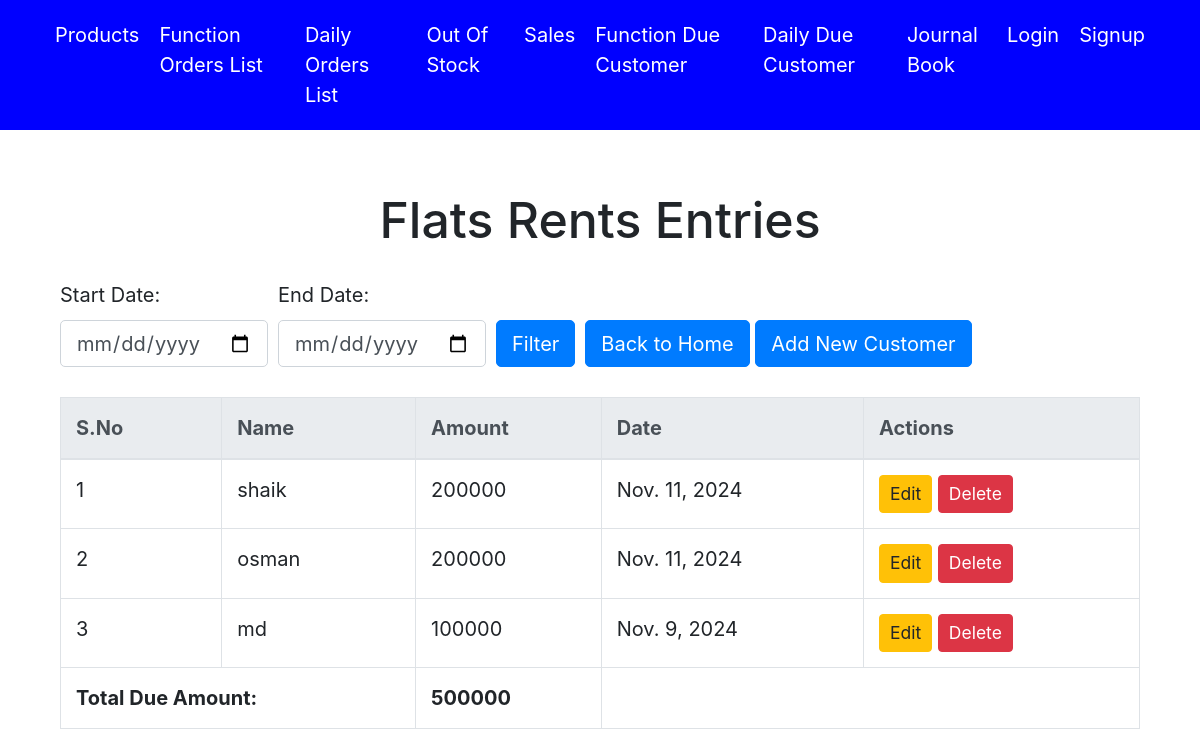
Page /flats/debt/customers/list/ on the earlier database version.
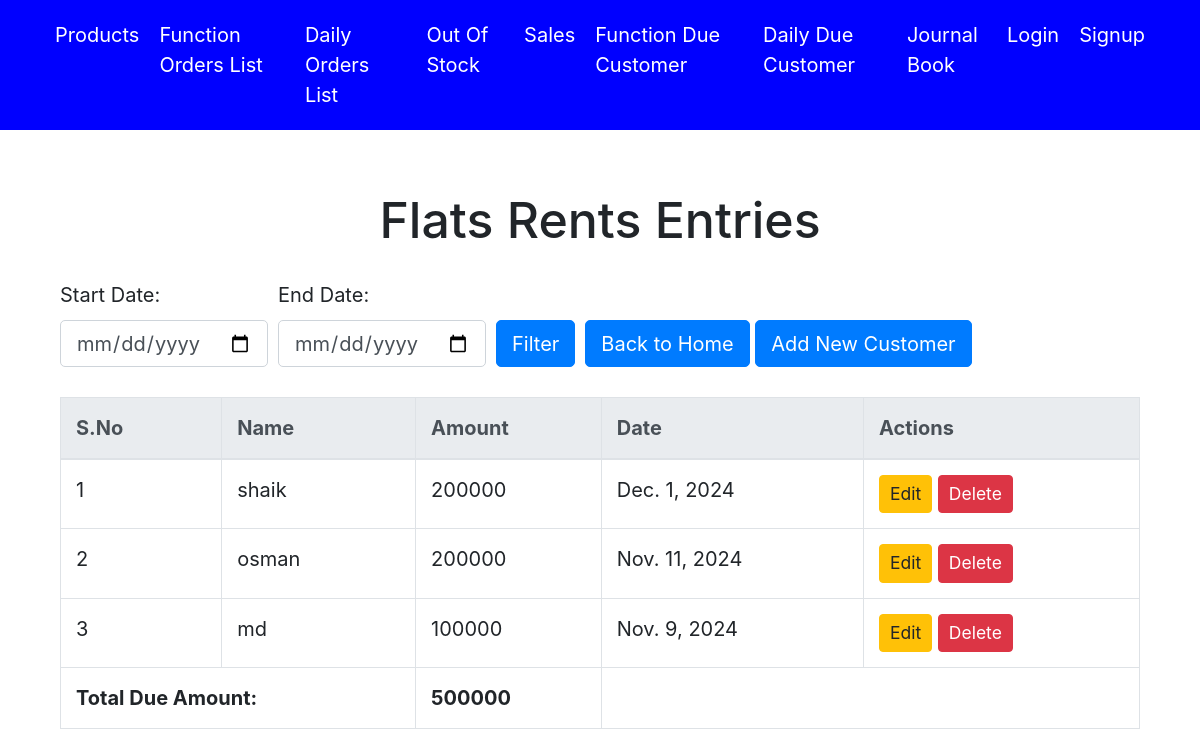
Same page on the later database version.
### accounts/models.py (models this page shows, shortened)
class FlatsDebtCustomer(models.Model):
    name = models.CharField(max_length=100)
    due_amount = models.IntegerField()
    date = models.DateField(default=timezone.now)

### accounts/views.py (the view)
# urls.py: path('flats/debt/customers/list/',views.flat_debt_customer_list,name='flat_debt_customer_list'),
def flat_debt_customer_list(request):
    start_date = request.GET.get('start_date')
    end_date = request.GET.get('end_date')
    if start_date and end_date:
        flat_entries = FlatsDebtCustomer.objects.filter(date__range=[start_date, end_date])
    else:
        flat_entries = FlatsDebtCustomer.objects.all()  # Show all entries if no filter is applied
    total_due_amount = sum(entry.due_amount for entry in flat_entries)
    context = {
        'flat_entries': flat_entries,
        'total_due_amount': total_due_amount,
    }
    return render(request, 'flat_debt_customers_list.html', context)

### accounts/templates/flat_debt_customers_list.html
{% extends 'base.html' %}
{% block content %}
    <div class="container mt-5">
        <h1 class="text-center mb-4">Flats Rents Entries</h1>
        <form method="GET" class="mb-4">
            <div class="form-row align-items-end">
                <div class="col-auto">
                    <label for="start_date">Start Date:</label>
                    <input type="date" id="start_date" name="start_date" class="form-control" value="{{ start_date }}">
                </div>
                <div class="col-auto">
                    <label for="end_date">End Date:</label>
                    <input type="date" id="end_date" name="end_date" class="form-control" value="{{ end_date }}">
                </div>
                <div class="col-auto">
                    <button type="submit" class="btn btn-primary">Filter</button>
                </div>
                <div class="col-auto">
                    <a href="{% url 'home' %}" class="btn btn-primary">Back to Home</a>
                    <a href="{% url 'flat_debt_customer_create' %}" class="btn btn-primary">Add New Customer</a>
                </div>
            </div>
        </form>
        <div class="table-container">
            <table class="table table-bordered">
                <thead class="thead-light">
                    <tr>
                        <th>S.No</th>
                        <th>Name</th>
                        <th>Amount</th>
                        <th>Date</th>
                        <th>Actions</th>
                    </tr>
                </thead>
                <tbody>
                    {% for entry in flat_entries %}
                        <tr>
                            <td>{{ forloop.counter }}</td>
                            <td>{{ entry.name }}</td>
                            <td>{{ entry.due_amount }}</td>
                            <td>{{ entry.date }}</td>
                            <td>
                                <a href="{% url 'flat_debt_customer_update' entry.pk %}" class="btn btn-warning btn-sm">Edit</a>
                                <a href="{% url 'flat_debt_customer_delete' entry.pk %}" class="btn btn-danger btn-sm">Delete</a>
                            </td>
                        </tr>
                    {% empty %}
                        <tr>
                            <td colspan="5" class="text-center">No entries found.</td>
                        </tr>
                    {% endfor %}
                </tbody>
        <tfoot>
            <tr>
                <td colspan="2"><strong>Total Due Amount:</strong></td>
                <td><strong>{{ total_due_amount }}</strong></td>
                <td colspan="2"></td>
            </tr>
        </tfoot>
            </table>
        </div>
    </div>
{% endblock %}

Differences in the rows shown:
changed FlatsDebtCustomer "shaik": date "Nov. 11, 2024" → "Dec. 1, 2024"
